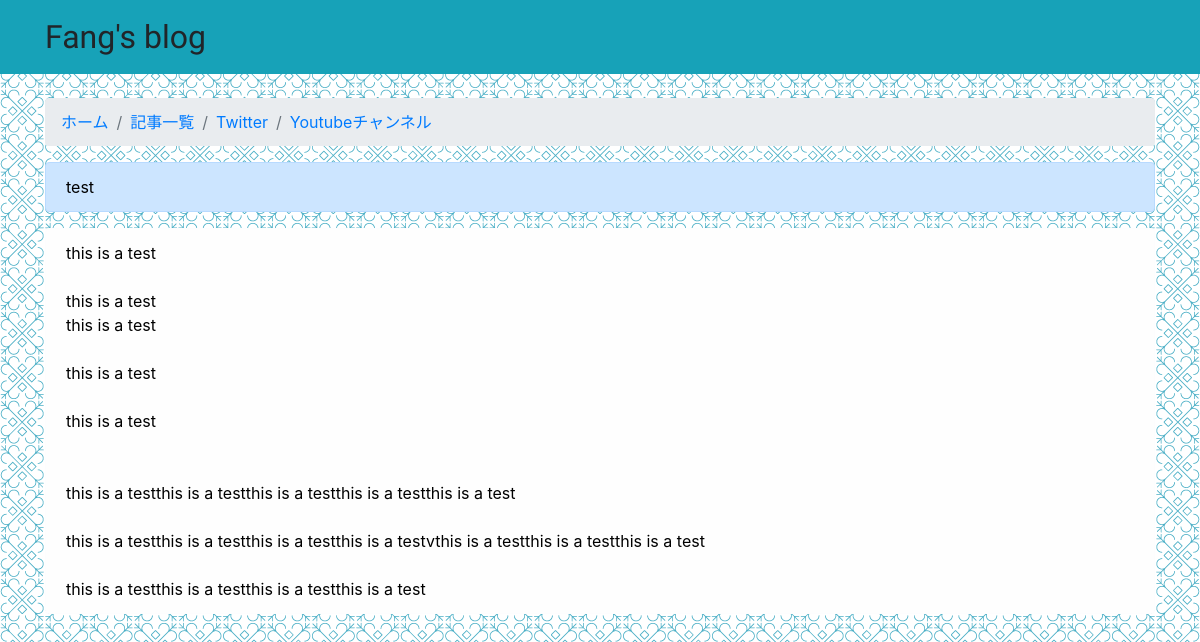
/topics/1/, run on the app's committed database.
### boards/models.py (models this page shows, shortened)
class Board(models.Model):
    name = models.CharField(max_length=255)
    created_at = models.DateTimeField(null=True)
    description = models.TextField(max_length=4000)

### boards/views.py (the view)
# urls.py: path('topics/<int:pk>/', views.board_topics, name='board_topics'),
def board_topics(request, pk):
    board = Board.objects.get(pk=pk)
    return render(request, 'detail.html', {'board': board})

### boards/templates/detail.html (shortened to what this page needs)
{% load static %}
<!DOCTYPE html>
<html lang="en" dir="ltr">
  <head>
    <link rel="stylesheet" href="https://stackpath.bootstrapcdn.com/bootstrap/4.2.1/css/bootstrap.min.css"
>
    <link rel="stylesheet" href="{% static 'css/site.css' %}">
  </head>
  <body>
    <nav class="navbar navbar-expand-lg navbar-dark bg-info">
      <div class="container">
        <a class="navbar-brand">Fang's blog</a>
      </div>
    </nav>
    <br>
    <div class="container">
    <nav aria-label="breadcrumb">
      <ol class="breadcrumb">
        <li class="breadcrumb-item"><a href="#">ホーム</a></li>
        <li class="breadcrumb-item"><a href="topics">記事一覧</a></li>
        <li class="breadcrumb-item"><a href="https://twitter.com/F_reincarnation">Twitter</a></li>
        <li class="breadcrumb-item"><a href=
          "https://www.youtube.com/channel/UCPEzh4r5v-6elOyRH4Hcw7g?view_as=subscriber">Youtubeチャンネル</a></li>
      </ol>
    </nav>
    <div class="alert alert-primary" role="alert">
      <font color="black">
      {{ board.name }}
    </font>
    </div>
      <div class="alert alert-light" role="alert">
        <font color="black">
        <div>{{ board.description | linebreaksbr }}</div>
        </font>
      </div>
    </body>
</html>

### boards/static/css/site.css (style rules this page uses)
.navbar-brand { font-family: 'Charm', cursive; }
.navbar-brand { font-size: 200% }
body { background-image: url(../img/morocco.png); }

### data on the page
Board: name "test", description "this is a test this is a test this is a test this is a test this is a test this is a testthis is a testthis is a testthis is a testthis is a test this is a testthis is a testthis is a testthis is a testvthis is a testthis is a testthis is a test this is a testthis is a testthis is a testthis is a test"
